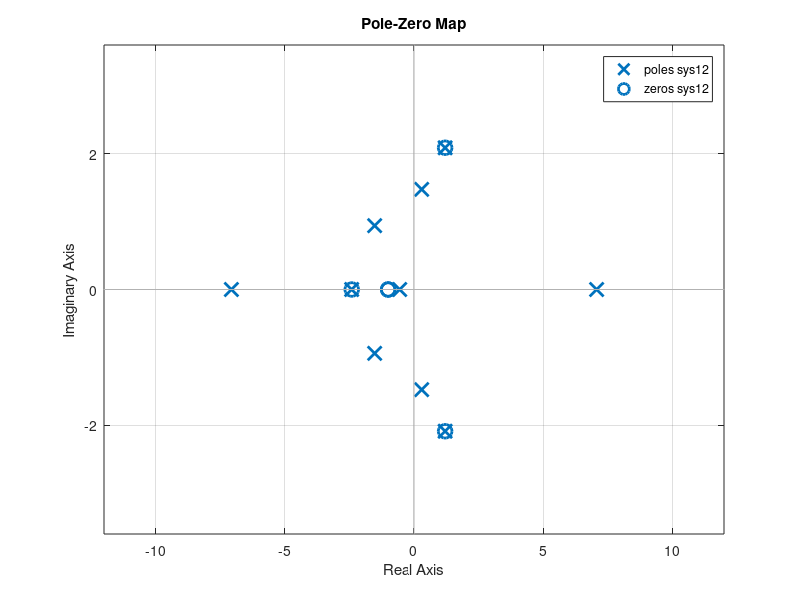
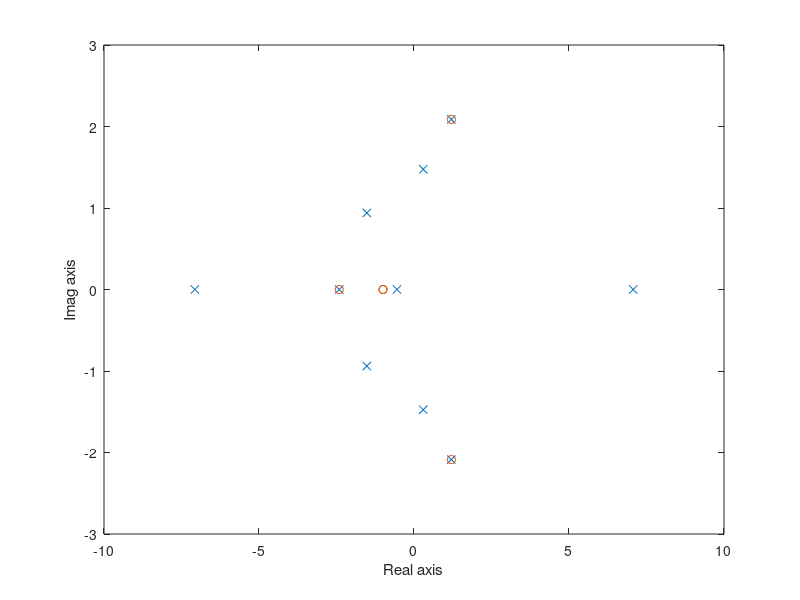

Write MATLAB code to recreate these figures, in order.
% CP2.6
clear;
clc;
% (a)
sys0 = tf(4, 1);
sys1 = tf(1, [1 1]);
sys2 = tf(1, [1 0 2]);
sys3 = tf([4 2], [1 2 1]);
sys4 = tf(1, [1 0 0]);
sys5 = tf(50, 1);
sys6 = tf([1 0 2], [1 0 0 14]);

sys7 = series(sys1, sys2);
sys8 = feedback(sys7, sys3, -1);
sys9 = feedback(sys4, sys5, 1);
sys10 = series(sys8, sys9);
sys11 = feedback(sys10, sys6, -1);
sys12 = series(sys0, sys11);

% (b)
figure(1);
pzmap(sys12);

% (c)
p = pole(sys12);
z = zero(sys12);
figure(2);
plot(real(p), imag(p), 'x');
hold on;
plot(real(z), imag(z), 'o');
xlabel('Real axis');
ylabel('Imag axis');